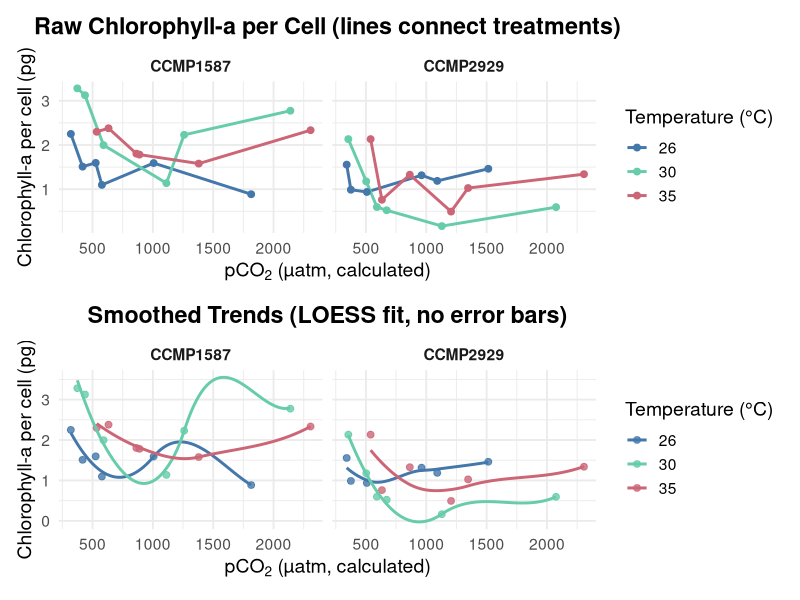
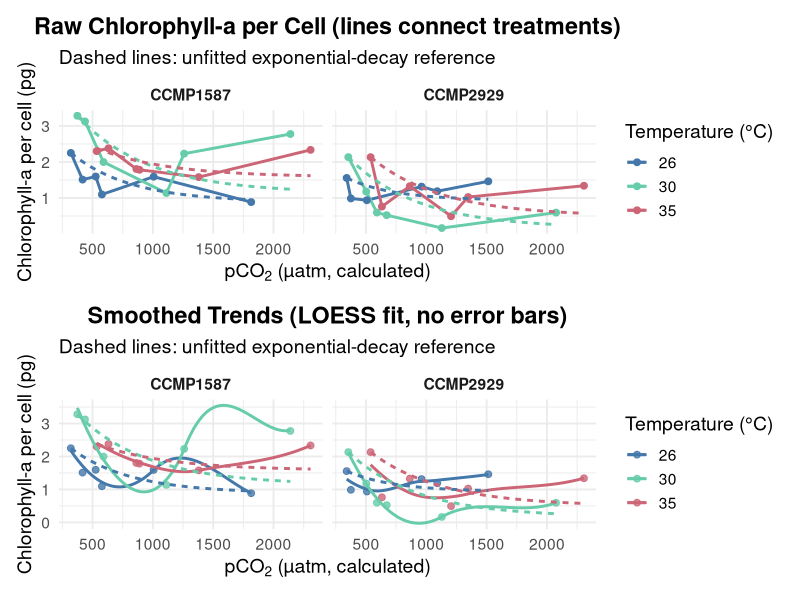

Recreate these plots in R, in order.
# Set Working Directory
setwd("~/Documents/temp/Dissertation/Data")

# Load Required Libraries
library(ggplot2)
library(dplyr)
library(readr)
library(patchwork)

# Colorblind-Friendly Color Palette for Temperatures
temp_colors <- c(
  "26" = "#4477AA",  # Blue
  "30" = "#66CCAA",  # Teal-green
  "35" = "#CC6677"   # Muted red/orange
)

# 1. Load data (already contains calculated chlorophyll-a per cell in pg)
df <- read_csv("chla.csv")

# Ensure temp is a factor
df$temp <- as.factor(df$temp)

# 2. Raw Line Plot (Observed Treatments)
p_raw <- ggplot(df, aes(x = pco2_calculated, 
                        y = Chl_a_per_cell_in_picograms,
                        color = temp, group = temp)) +
  geom_line(size = 1) +
  geom_point(size = 2) +
  facet_wrap(~ genotype) +
  scale_color_manual(name = "Temperature (°C)", values = temp_colors) +
  labs(
    title = "Raw Chlorophyll-a per Cell (lines connect treatments)",
    x = expression(paste("pCO"[2], " (µatm, calculated)")),
    y = "Chlorophyll-a per cell (pg)"
  ) +
  theme_minimal(base_size = 14) +
  theme(
    plot.title   = element_text(face = "bold", hjust = 0.5),
    strip.text   = element_text(face = "bold")
  )

# 3. LOESS Smoothed Plot (Visual trend only)
p_smooth <- ggplot(df, aes(x = pco2_calculated, 
                           y = Chl_a_per_cell_in_picograms,
                           color = temp)) +
  geom_point(size = 2, alpha = 0.8) +
  geom_smooth(method = "loess", span = 1.0, se = FALSE, linewidth = 1) +
  facet_wrap(~ genotype) +
  scale_color_manual(name = "Temperature (°C)", values = temp_colors) +
  labs(
    title = "Smoothed Trends (LOESS fit, no error bars)",
    x = expression(paste("pCO"[2], " (µatm, calculated)")),
    y = "Chlorophyll-a per cell (pg)"
  ) +
  theme_minimal(base_size = 14) +
  theme(
    plot.title   = element_text(face = "bold", hjust = 0.5),
    strip.text   = element_text(face = "bold")
  )

# 4. Combine Plots Vertically
combined_plot <- p_raw / p_smooth + plot_layout(heights = c(1, 1.05))
print(combined_plot)




# --- Add this after you load df and set factors ---

library(tidyr)

# Heuristic params per genotype × temp panel
# Model form: y = C + A * exp( - (x - x0) / k )
# where x0 is the panel's xmin, k ~ one-third of the x-range
rng <- df %>%
  group_by(genotype, temp) %>%
  summarise(
    xmin = min(pco2_calculated, na.rm = TRUE),
    xmax = max(pco2_calculated, na.rm = TRUE),
    ymin = min(Chl_a_per_cell_in_picograms, na.rm = TRUE),
    ymax = max(Chl_a_per_cell_in_picograms, na.rm = TRUE),
    .groups = "drop"
  ) %>%
  mutate(
    A  = pmax(ymax - ymin, 0),                 # amplitude
    C  = ymin,                                 # lower asymptote
    x0 = xmin,                                 # start point
    k  = pmax((xmax - xmin) / 3, .Machine$double.eps)  # decay scale
  )

# Build a curve grid per panel
curve_df <- rng %>%
  group_by(genotype, temp) %>%
  do({
    xs <- seq(.$xmin, .$xmax, length.out = 200)
    data.frame(
      genotype = .$genotype,
      temp     = .$temp,
      pco2_calculated = xs,
      y_pred   = .$C + .$A * exp( - (xs - .$x0) / .$k )
    )
  }) %>%
  ungroup()

# Overlay the unfitted exponential-decay curve on your existing plots
p_raw_exp <- p_raw +
  geom_line(
    data = curve_df,
    aes(x = pco2_calculated, y = y_pred, color = temp, group = temp),
    linewidth = 1, linetype = "22"  # dashed
  ) +
  labs(subtitle = "Dashed lines: unfitted exponential-decay reference")

p_smooth_exp <- p_smooth +
  geom_line(
    data = curve_df,
    aes(x = pco2_calculated, y = y_pred, color = temp, group = temp),
    linewidth = 1, linetype = "22"
  ) +
  labs(subtitle = "Dashed lines: unfitted exponential-decay reference")

combined_plot <- p_raw_exp / p_smooth_exp + plot_layout(heights = c(1, 1.05))
print(combined_plot)


